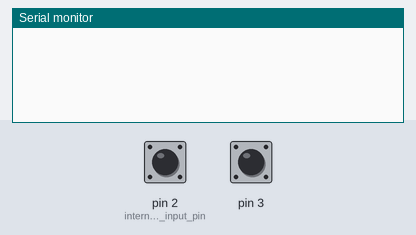
This sketch was run on a simulated Arduino Uno, built with avr-gcc and run on an emulated ATmega328P. Parts: the last lines printed to the serial monitor. The inputs (shaded band) are chosen by the test bench; at power-on: pin 2 (internal_pullup_input_pin) HIGH, pin 3 HIGH.

Above: at 1.2 s.
1.3 s: pin 2 (internal_pullup_input_pin) pulled LOW for 0.15 s
At 2.6 s:
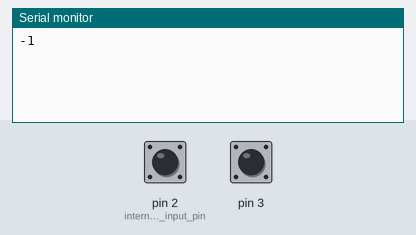
2.9 s: pin 3 pulled LOW for 0.15 s
At 4.1 s:
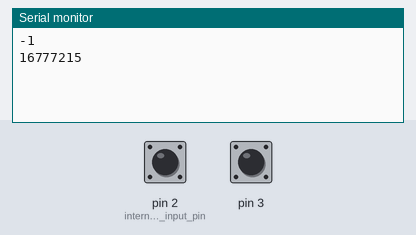
4.5 s: pin 3 pulled LOW for 1 s
At 6.6 s:
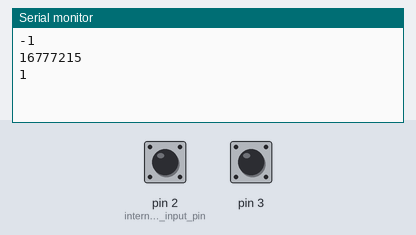
7.0 s: pin 2 (internal_pullup_input_pin) pulled LOW for 1 s
At 8.5 s:
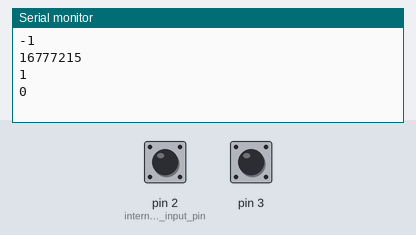
Timing chart, 0 to 10.0 s (numbered marks = the images above; inputs shaded):
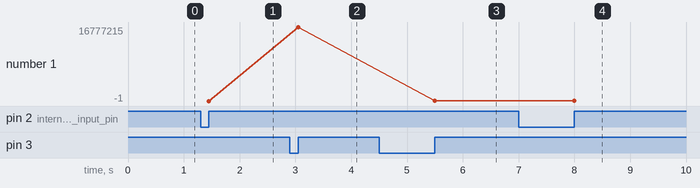

The sketch:

Encoder.ino
```cpp
long temp,counter = 0; //sign should be considered
#define QMAX 1199
#define QMIN 0
void setup() {
  Serial.begin (9600);

  pinMode(2, INPUT_PULLUP); // internal pullup input pin 2

  pinMode(3, INPUT_PULLUP); // internalเป็น pullup input pin 3
//Setting up interrupt
  //A rising pulse from encodenren activated ai0(). AttachInterrupt 0 is DigitalPin nr 2 on moust Arduino.
  attachInterrupt(0, ai0, RISING);

  //B rising pulse from encodenren activated ai1(). AttachInterrupt 1 is DigitalPin nr 3 on moust Arduino.
  attachInterrupt(1, ai1, RISING);
  }

  void loop() {
  // Send the value of counter
  if( counter != temp ){
  Serial.println (counter);
  temp = counter;
  }
  }

  void ai0() {
  // ai0 is activated if DigitalPin nr 2 is going from LOW to HIGH
  // Check pin 3 to determine the direction
  if(digitalRead(3)==LOW) {
  counter++;
  }else{
  counter--;
  }
  }

  void ai1() {
  // ai0 is activated if DigitalPin nr 3 is going from LOW to HIGH
  // Check with pin 2 to determine the direction
  if(digitalRead(2)==LOW) {
  counter--;
  }else{
  counter++;
  }
  }
  void countClamp () {                      // clamp count from QMIN to QMAX:

        if (counter > QMAX) {
        counter = QMIN;
    }
    else if (counter < QMIN) {
        counter = QMAX;
    }
  }
```

Measured:
- after the input at 1.3 s, the serial monitor: prints a new line after 0.15 s (image 1)
- after the input at 2.9 s, the serial monitor: prints a new line after 0.15 s (image 2)
- after the input at 4.5 s, the serial monitor: prints a new line after 1.0 s (image 3)
- after the input at 7.0 s, the serial monitor: prints a new line after 1.0 s (image 4)
- plotted number 1: -1 → 16777215 after the input at 2.9 s, 16777215 → 1 after the input at 4.5 s, 1 → 0 after the input at 7.0 s
